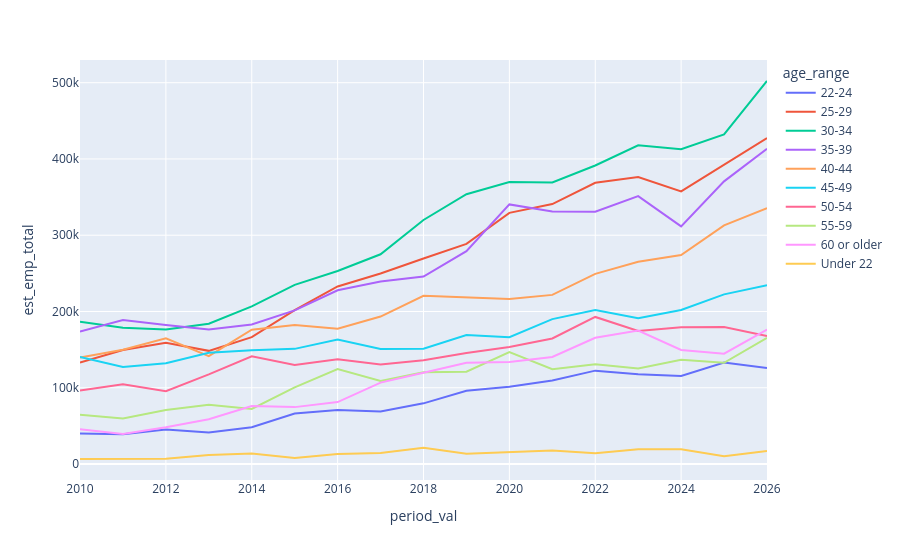

This figure's notebook cell:
### Markdown cell above
Graphing software-developer employment by year and age range:

### Code cell
fig = px.line(df_full_emp_totals.query(
"(period == 'year_as_str') & (age_range != 'All') & (occ2010 == 'software \
developers, applications and systems software')"),
x = 'period_val', y = 'est_emp_total', 
hover_data = 'Response_Count_emp_total', 
color = 'age_range')
# Ensuring that the years will be in chronological order, even if data for
# certain age ranges isn't present for all years:
# Any individual age-range value could have been used here instead of 'All';
# what's important is to show just one set of period entries so that we don't have
# duplicate entries within our sort criteria.
fig.update_xaxes(categoryorder = 'array', 
categoryarray = df_full_emp_totals.query(
"period == 'year_as_str' & age_range == 'All'").sort_values(
'period_val')['period_val'].unique())

### Figure 1 — Plotly figure (JSON) as saved in the notebook; plotly's stock layout.template omitted (floating-point values rounded to 4 significant figures)
{"data": [{"customdata": [[176], [161], [197], [184], [211], [247], [257], [270], [326], [348], [293], [343], [345], [310], [327], [304], [176]], "hovertemplate": "age_range=22-24<br>period_val=%{x}<br>est_emp_total=%{y}<br>Response_Count_emp_total=%{customdata[0]}<extra></extra>", "legendgroup": "22-24", "line": {"color": "#636efa", "dash": "solid"}, "marker": {"symbol": "circle"}, "mode": "lines", "name": "22-24", "orientation": "v", "showlegend": true, "type": "scatter", "x": [2010, 2011, 2012, 2013, 2014, 2015, 2016, 2017, 2018, 2019, 2020, 2021, 2022, 2023, 2024, 2025, 2026], "xaxis": "x", "y": [40100.0, 38960.0, 45270.0, 41260.0, 48370.0, 66140.0, 70850.0, 69020.0, 79590.0, 96070.0, 101400.0, 109500.0, 122500.0, 117600.0, 115400.0, 133200.0, 126000.0], "yaxis": "y"}, {"customdata": [[681], [703], [773], [741], [769], [782], [909], [964], [1011], [995], [987], [1068], [1124], [1088], [1078], [982], [571]], "hovertemplate": "age_range=25-29<br>period_val=%{x}<br>est_emp_total=%{y}<br>Response_Count_emp_total=%{customdata[0]}<extra></extra>", "legendgroup": "25-29", "line": {"color": "#EF553B", "dash": "solid"}, "marker": {"symbol": "circle"}, "mode": "lines", "name": "25-29", "orientation": "v", "showlegend": true, "type": "scatter", "x": [2010, 2011, 2012, 2013, 2014, 2015, 2016, 2017, 2018, 2019, 2020, 2021, 2022, 2023, 2024, 2025, 2026], "xaxis": "x", "y": [133100.0, 149500.0, 158900.0, 148400.0, 166300.0, 201700.0, 232900.0, 249800.0, 269500.0, 288700.0, 329300.0, 340800.0, 368700.0, 376300.0, 357500.0, 392400.0, 427500.0], "yaxis": "y"}, {"customdata": [[919], [912], [893], [951], [961], [999], [1094], [1109], [1200], [1247], [1138], [1168], [1243], [1321], [1241], [1049], [756]], "hovertemplate": "age_range=30-34<br>period_val=%{x}<br>est_emp_total=%{y}<br>Response_Count_emp_total=%{customdata[0]}<extra></extra>", "legendgroup": "30-34", "line": {"color": "#00cc96", "dash": "solid"}, "marker": {"symbol": "circle"}, "mode": "lines", "name": "30-34", "orientation": "v", "showlegend": true, "type": "scatter", "x": [2010, 2011, 2012, 2013, 2014, 2015, 2016, 2017, 2018, 2019, 2020, 2021, 2022, 2023, 2024, 2025, 2026], "xaxis": "x", "y": [186500.0, 178600.0, 176300.0, 183900.0, 206800.0, 234900.0, 253100.0, 275000.0, 320000.0, 353800.0, 369800.0, 369200.0, 391500.0, 417900.0, 412800.0, 432300.0, 502200.0], "yaxis": "y"}, {"customdata": [[861], [881], [900], [865], [858], [877], [992], [1031], [1015], [1044], [1127], [1114], [1089], [1107], [1024], [1019], [643]], "hovertemplate": "age_range=35-39<br>period_val=%{x}<br>est_emp_total=%{y}<br>Response_Count_emp_total=%{customdata[0]}<extra></extra>", "legendgroup": "35-39", "line": {"color": "#ab63fa", "dash": "solid"}, "marker": {"symbol": "circle"}, "mode": "lines", "name": "35-39", "orientation": "v", "showlegend": true, "type": "scatter", "x": [2010, 2011, 2012, 2013, 2014, 2015, 2016, 2017, 2018, 2019, 2020, 2021, 2022, 2023, 2024, 2025, 2026], "xaxis": "x", "y": [173600.0, 188900.0, 182400.0, 176300.0, 182900.0, 201400.0, 227900.0, 239300.0, 245800.0, 279200.0, 340400.0, 331100.0, 330800.0, 351400.0, 311500.0, 370600.0, 413300.0], "yaxis": "y"}, {"customdata": [[732], [738], [781], [704], [789], [770], [777], [798], [929], [860], [764], [827], [803], [869], [902], [835], [528]], "hovertemplate": "age_range=40-44<br>period_val=%{x}<br>est_emp_total=%{y}<br>Response_Count_emp_total=%{customdata[0]}<extra></extra>", "legendgroup": "40-44", "line": {"color": "#FFA15A", "dash": "solid"}, "marker": {"symbol": "circle"}, "mode": "lines", "name": "40-44", "orientation": "v", "showlegend": true, "type": "scatter", "x": [2010, 2011, 2012, 2013, 2014, 2015, 2016, 2017, 2018, 2019, 2020, 2021, 2022, 2023, 2024, 2025, 2026], "xaxis": "x", "y": [139800.0, 149900.0, 165000.0, 141400.0, 176100.0, 182200.0, 177300.0, 193400.0, 220600.0, 218900.0, 216500.0, 221800.0, 249400.0, 265200.0, 274100.0, 312800.0, 335600.0], "yaxis": "y"}, {"customdata": [[708], [686], [695], [727], [743], [707], [684], [642], [630], [676], [563], [659], [717], [621], [678], [602], [405]], "hovertemplate": "age_range=45-49<br>period_val=%{x}<br>est_emp_total=%{y}<br>Response_Count_emp_total=%{customdata[0]}<extra></extra>", "legendgroup": "45-49", "line": {"color": "#19d3f3", "dash": "solid"}, "marker": {"symbol": "circle"}, "mode": "lines", "name": "45-49", "orientation": "v", "showlegend": true, "type": "scatter", "x": [2010, 2011, 2012, 2013, 2014, 2015, 2016, 2017, 2018, 2019, 2020, 2021, 2022, 2023, 2024, 2025, 2026], "xaxis": "x", "y": [140400.0, 127200.0, 132100.0, 145800.0, 149300.0, 151000.0, 163100.0, 150900.0, 151200.0, 169200.0, 166400.0, 190000.0, 202100.0, 191100.0, 201900.0, 222500.0, 234500.0], "yaxis": "y"}, {"customdata": [[525], [586], [533], [620], [711], [580], [638], [585], [606], [608], [556], [578], [636], [574], [576], [480], [269]], "hovertemplate": "age_range=50-54<br>period_val=%{x}<br>est_emp_total=%{y}<br>Response_Count_emp_total=%{customdata[0]}<extra></extra>", "legendgroup": "50-54", "line": {"color": "#FF6692", "dash": "solid"}, "marker": {"symbol": "circle"}, "mode": "lines", "name": "50-54", "orientation": "v", "showlegend": true, "type": "scatter", "x": [2010, 2011, 2012, 2013, 2014, 2015, 2016, 2017, 2018, 2019, 2020, 2021, 2022, 2023, 2024, 2025, 2026], "xaxis": "x", "y": [96320.0, 104500.0, 95560.0, 117500.0, 141300.0, 130000.0, 137300.0, 130400.0, 136100.0, 145500.0, 153500.0, 164600.0, 192900.0, 174500.0, 179300.0, 179700.0, 167800.0], "yaxis": "y"}, {"customdata": [[346], [360], [378], [401], [373], [455], [521], [473], [480], [513], [554], [433], [432], [401], [457], [392], [299]], "hovertemplate": "age_range=55-59<br>period_val=%{x}<br>est_emp_total=%{y}<br>Response_Count_emp_total=%{customdata[0]}<extra></extra>", "legendgroup": "55-59", "line": {"color": "#B6E880", "dash": "solid"}, "marker": {"symbol": "circle"}, "mode": "lines", "name": "55-59", "orientation": "v", "showlegend": true, "type": "scatter", "x": [2010, 2011, 2012, 2013, 2014, 2015, 2016, 2017, 2018, 2019, 2020, 2021, 2022, 2023, 2024, 2025, 2026], "xaxis": "x", "y": [64680.0, 59750.0, 70960.0, 77680.0, 72340.0, 100500.0, 124600.0, 108800.0, 120400.0, 121200.0, 146800.0, 124300.0, 130900.0, 125200.0, 136900.0, 132700.0, 165400.0], "yaxis": "y"}, {"customdata": [[256], [231], [286], [330], [401], [393], [404], [503], [543], [558], [527], [570], [622], [648], [526], [452], [344]], "hovertemplate": "age_range=60 or older<br>period_val=%{x}<br>est_emp_total=%{y}<br>Response_Count_emp_total=%{customdata[0]}<extra></extra>", "legendgroup": "60 or older", "line": {"color": "#FF97FF", "dash": "solid"}, "marker": {"symbol": "circle"}, "mode": "lines", "name": "60 or older", "orientation": "v", "showlegend": true, "type": "scatter", "x": [2010, 2011, 2012, 2013, 2014, 2015, 2016, 2017, 2018, 2019, 2020, 2021, 2022, 2023, 2024, 2025, 2026], "xaxis": "x", "y": [45550.0, 39440.0, 48210.0, 58650.0, 76050.0, 74640.0, 81240.0, 106800.0, 119600.0, 132800.0, 133700.0, 140300.0, 165500.0, 175000.0, 149600.0, 144700.0, 176300.0], "yaxis": "y"}, {"customdata": [[28], [31], [41], [48], [56], [45], [53], [50], [78], [52], [51], [59], [38], [54], [48], [27], [25]], "hovertemplate": "age_range=Under 22<br>period_val=%{x}<br>est_emp_total=%{y}<br>Response_Count_emp_total=%{customdata[0]}<extra></extra>", "legendgroup": "Under 22", "line": {"color": "#FECB52", "dash": "solid"}, "marker": {"symbol": "circle"}, "mode": "lines", "name": "Under 22", "orientation": "v", "showlegend": true, "type": "scatter", "x": [2010, 2011, 2012, 2013, 2014, 2015, 2016, 2017, 2018, 2019, 2020, 2021, 2022, 2023, 2024, 2025, 2026], "xaxis": "x", "y": [6627.0, 6940.0, 6997.0, 11830.0, 13980.0, 8057.0, 13290.0, 14490.0, 21490.0, 13500.0, 15250.0, 17860.0, 14070.0, 19430.0, 19380.0, 10240.0, 17200.0], "yaxis": "y"}], "layout": {"legend": {"title": {"text": "age_range"}, "tracegroupgap": 0}, "margin": {"t": 60}, "xaxis": {"anchor": "y", "categoryarray": [2010, 2011, 2012, 2013, 2014, 2015, 2016, 2017, 2018, 2019, 2020, 2021, 2022, 2023, 2024, 2025, 2026], "categoryorder": "array", "domain": [0, 1], "title": {"text": "period_val"}}, "yaxis": {"anchor": "x", "domain": [0, 1], "title": {"text": "est_emp_total"}}}}
